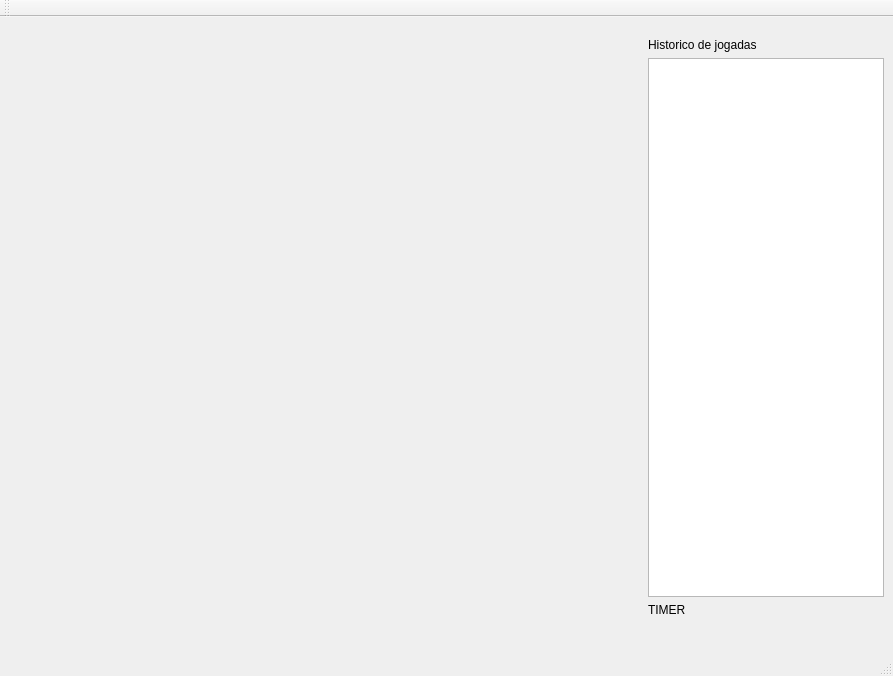
<?xml version="1.0" encoding="UTF-8"?>
<ui version="4.0">
 <class>MainWindow</class>
 <widget class="QMainWindow" name="MainWindow">
  <property name="geometry">
   <rect>
    <x>0</x>
    <y>0</y>
    <width>893</width>
    <height>676</height>
   </rect>
  </property>
  <property name="windowTitle">
   <string>MainWindow</string>
  </property>
  <widget class="QWidget" name="centralWidget">
   <widget class="QWidget" name="layoutWidget">
    <property name="geometry">
     <rect>
      <x>51</x>
      <y>10</y>
      <width>844</width>
      <height>601</height>
     </rect>
    </property>
    <layout class="QGridLayout" name="gridLayout">
     <item row="0" column="1">
      <widget class="QLabel" name="label_2">
       <property name="text">
        <string>Historico de jogadas</string>
       </property>
      </widget>
     </item>
     <item row="1" column="0" rowspan="2">
      <widget class="Tabuleiro" name="tab" native="true">
       <property name="minimumSize">
        <size>
         <width>580</width>
         <height>580</height>
        </size>
       </property>
      </widget>
     </item>
     <item row="1" column="1">
      <widget class="QListWidget" name="listWidget"/>
     </item>
     <item row="2" column="1">
      <widget class="QLabel" name="label">
       <property name="text">
        <string>TIMER</string>
       </property>
      </widget>
     </item>
    </layout>
   </widget>
  </widget>
  <widget class="QMenuBar" name="menuBar">
   <property name="geometry">
    <rect>
     <x>0</x>
     <y>0</y>
     <width>893</width>
     <height>21</height>
    </rect>
   </property>
  </widget>
  <widget class="QToolBar" name="mainToolBar">
   <attribute name="toolBarArea">
    <enum>TopToolBarArea</enum>
   </attribute>
   <attribute name="toolBarBreak">
    <bool>false</bool>
   </attribute>
  </widget>
  <widget class="QStatusBar" name="statusBar"/>
 </widget>
 <layoutdefault spacing="6" margin="11"/>
 <customwidgets>
  <customwidget>
   <class>Tabuleiro</class>
   <extends>QWidget</extends>
   <header location="global">tabuleiro.h</header>
   <container>1</container>
  </customwidget>
 </customwidgets>
 <resources/>
 <connections/>
</ui>
